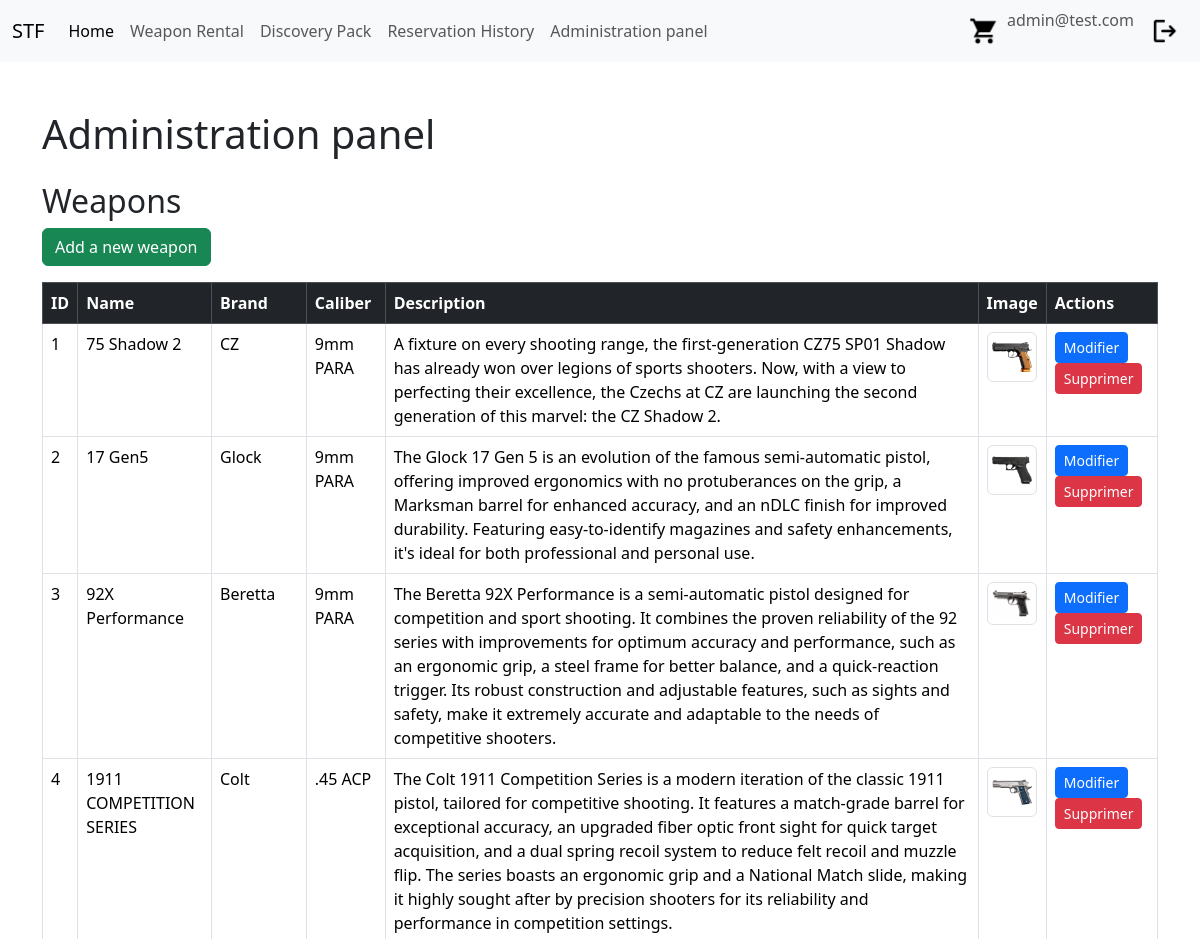
Page /index.php?controller=AdminPanelController&task=index (signed in, upper part) on the earlier database version.
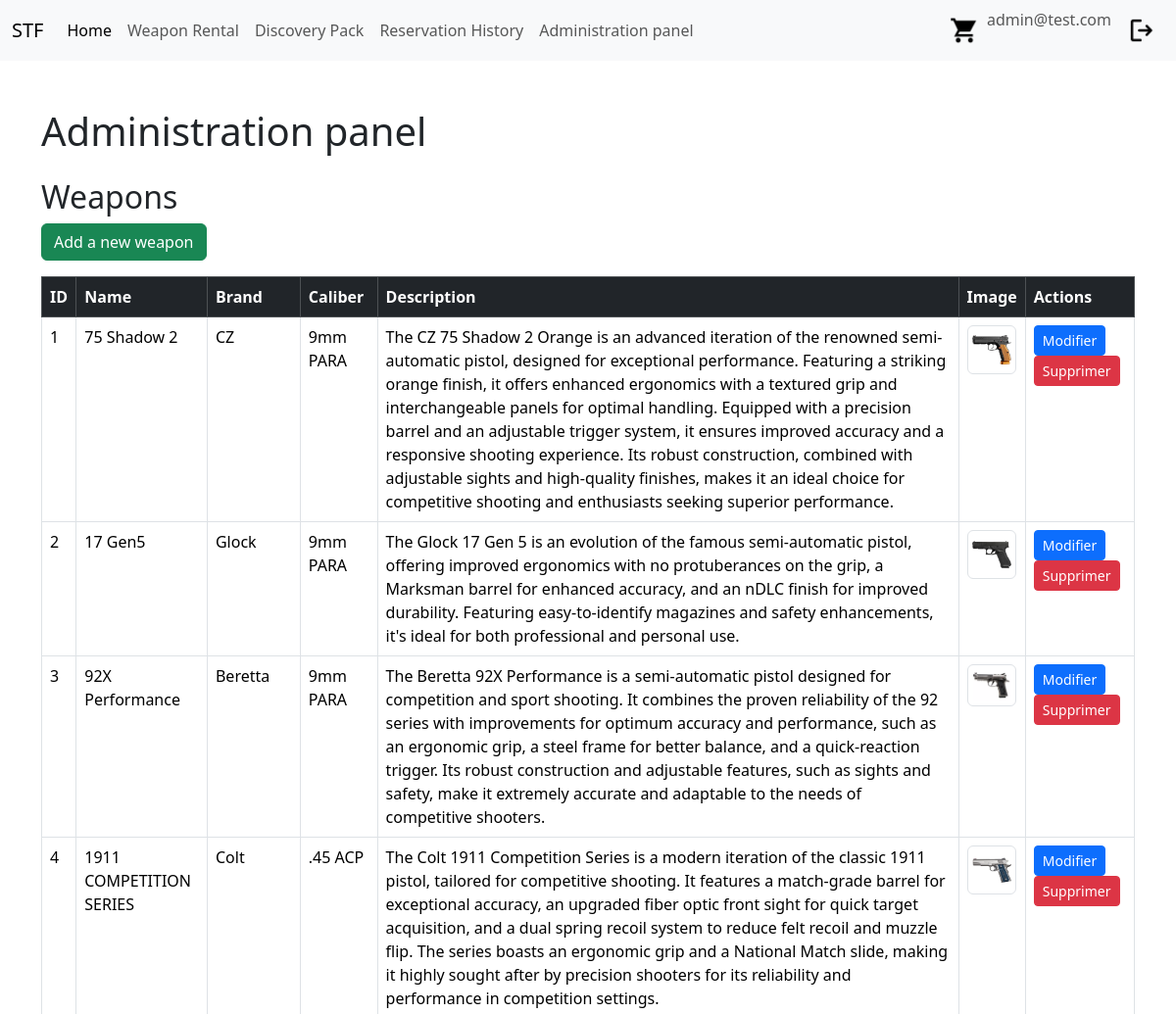
Same page on the later database version.
### tables this page shows
CREATE TABLE `weapon` (
  `ID` int NOT NULL AUTO_INCREMENT,
  `name` varchar(255) DEFAULT NULL,
  `brand` varchar(255) DEFAULT NULL,
  `caliber` varchar(255) DEFAULT NULL,
  `description` text,
  `image` text,
  PRIMARY KEY (`ID`)
);

### Apps/libs/Renderer.php (called while the page is built, shortened)
<?php
class Renderer
{
    public static function render(string $path, array $variables = [])
    {
        extract($variables);
        require_once 'Apps/Views/' . $path . '.php';
        require_once 'Apps/Views/layout.php';
    }
}

### Apps/Controllers/AdminPanelController.php (called while the page is built, shortened)
<?php
class AdminPanelController
{
    private $weaponRentalModel;
    public function __construct()
    {
        $this->weaponRentalModel = new \Apps\Models\WeaponRental();
    }
    public function index()
    {
        $weapons = $this->weaponRentalModel->findAll();
        \Apps\Libs\Renderer::render('admin-panel/index', compact('weapons', 'discoveryPacks', 'pageTitle'));
    }
}

### index.php (called while the page is built, shortened)
<?php
require_once('Apps/libs/autoload.php');
Apps\libs\Application::run();

### Apps/libs/autoload.php (called while the page is built, shortened)
<?php
spl_autoload_register(function ($className) {
    $className = str_replace("\\", DIRECTORY_SEPARATOR, $className);
    $base_dir = __DIR__ . '/../../';
    $file = $base_dir . $className . '.php';
});

### Apps/libs/Database.php (called while the page is built, shortened)
<?php
class Database
{
    private static $instance = null;
    public static function getPdo(): \PDO
    {
        if (self::$instance === null) {
            try {
                self::$instance = new \PDO(DB_DSN, DB_USER, DB_PASS, [
                    \PDO::ATTR_ERRMODE => \PDO::ERRMODE_EXCEPTION,
                    \PDO::ATTR_DEFAULT_FETCH_MODE => \PDO::FETCH_ASSOC,
                ]);
            } catch (\PDOException $e) {
                die('Erreur de connexion : ' . $e->getMessage());
            }
        }
        return self::$instance;
    }
}

### Apps/Models/Model.php (called while the page is built, shortened)
<?php
abstract class Model
{
    protected $pdo;
    protected $table;
    public function __construct()
    {
        $this->pdo = \Apps\Libs\Database::getPdo();
    }
    public function findAll(array $conditions = [], ?string $order = ""): array
    {
        $sql = "SELECT * FROM `{$this->table}`";
        $stmt = $this->pdo->prepare($sql);
        $stmt->execute($conditions);
        return $stmt->fetchAll();
    }
}

### Apps/Views/admin-panel/index.php (the view, shortened to what this page needs)
<div class="container mt-5">
    <h1 class="mb-4">Administration panel</h1>
    <h2>Weapons</h2>
    <a href="/index.php?controller=AdminPanelController&task=addWeapon" class="btn btn-success mb-3">Add a new weapon</a>
    <table class="table table-bordered">
        <thead class="table-dark">
            <tr>
                <th>ID</th>
                <th>Name</th>
                <th>Brand</th>
                <th>Caliber</th>
                <th>Description</th>
                <th>Image</th>
                <th>Actions</th>
            </tr>
        </thead>
        <tbody>
            <?php foreach ($weapons as $weapon): ?>
                <tr>
                    <td><?= htmlspecialchars($weapon['ID']) ?></td>
                    <td><?= htmlspecialchars($weapon['name']) ?></td>
                    <td><?= htmlspecialchars($weapon['brand']) ?></td>
                    <td><?= htmlspecialchars($weapon['caliber']) ?></td>
                    <td><?= htmlspecialchars($weapon['description']) ?></td>
                    <td><img src="<?= htmlspecialchars($weapon['image']) ?>" alt="<?= htmlspecialchars($weapon['name']) ?>" width="50" class="img-thumbnail"></td>
                    <td>
                        <a href="/index.php?controller=AdminPanelController&task=editWeapon&id=<?= $weapon['ID'] ?>" class="btn btn-primary btn-sm">Modifier</a>
                        <a href="/index.php?controller=AdminPanelController&task=deleteWeapon&id=<?= $weapon['ID'] ?>" class="btn btn-danger btn-sm" onclick="return confirm('Êtes-vous sûr de vouloir supprimer cette arme ?');">Supprimer</a>
                    </td>
                </tr>
            <?php endforeach; ?>
        </tbody>
    </table>
</div>

Differences in the rows shown:
changed weapon "75 Shadow 2": description "A fixture on every shooting range, the first-generation CZ75 SP01 Shadow has already won over legions of sports shooters. Now, with a view to perfecting their excellence, the Czechs at CZ are launching the second generation of this marvel: the CZ Shadow 2." → "The CZ 75 Shadow 2 Orange is an advanced iteration of the renowned semi-automatic pistol, designed for exceptional performance. Featuring a striking orange finish, it offers enhanced ergonomics with a textured grip and interchangeable panels for optimal handling. Equipped with a precision barrel and an adjustable trigger system, it ensures improved accuracy and a responsive shooting experience. Its robust construction, combined with adjustable sights and high-quality finishes, makes it an ideal choice for competitive shooting and enthusiasts seeking superior performance."
